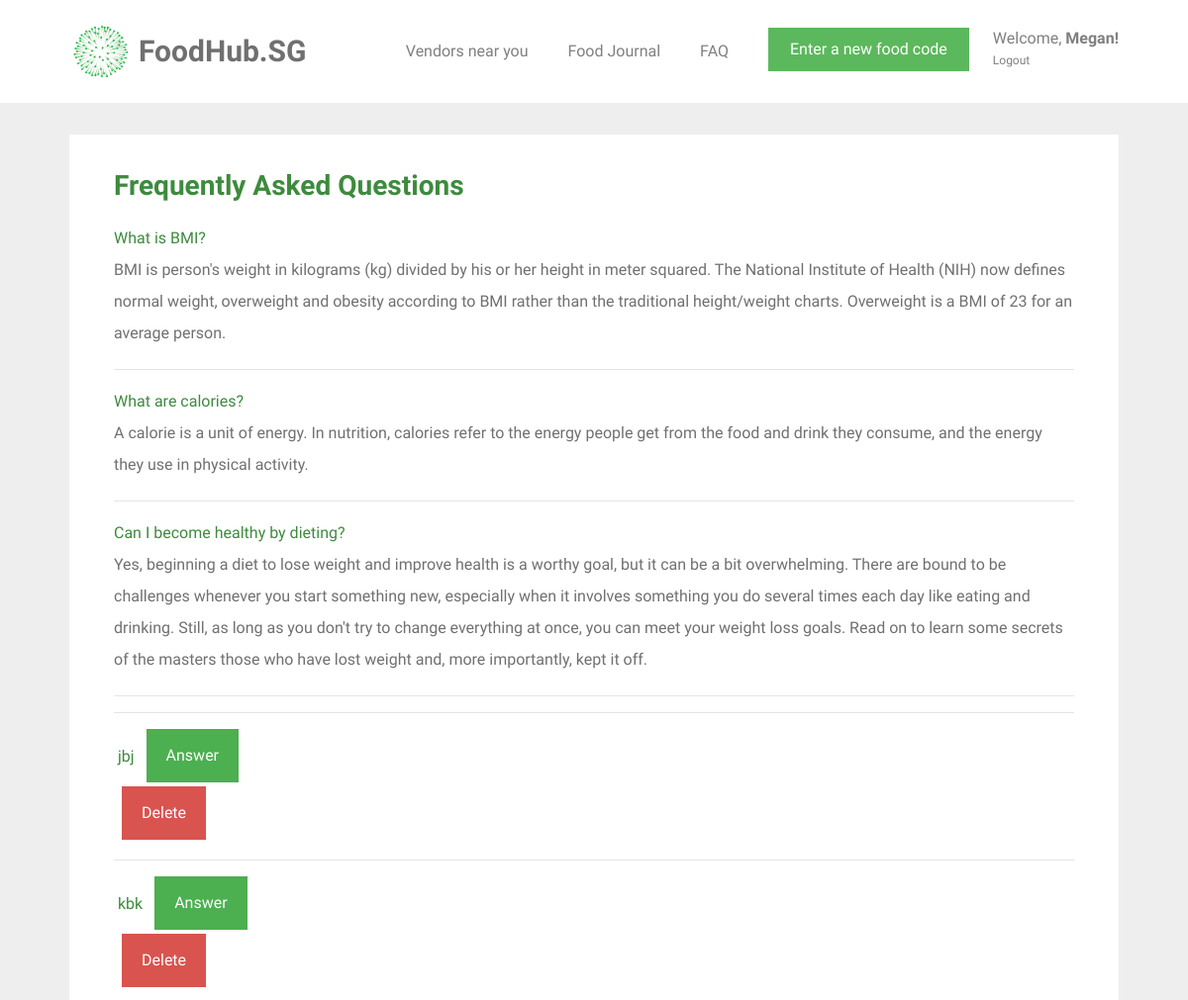
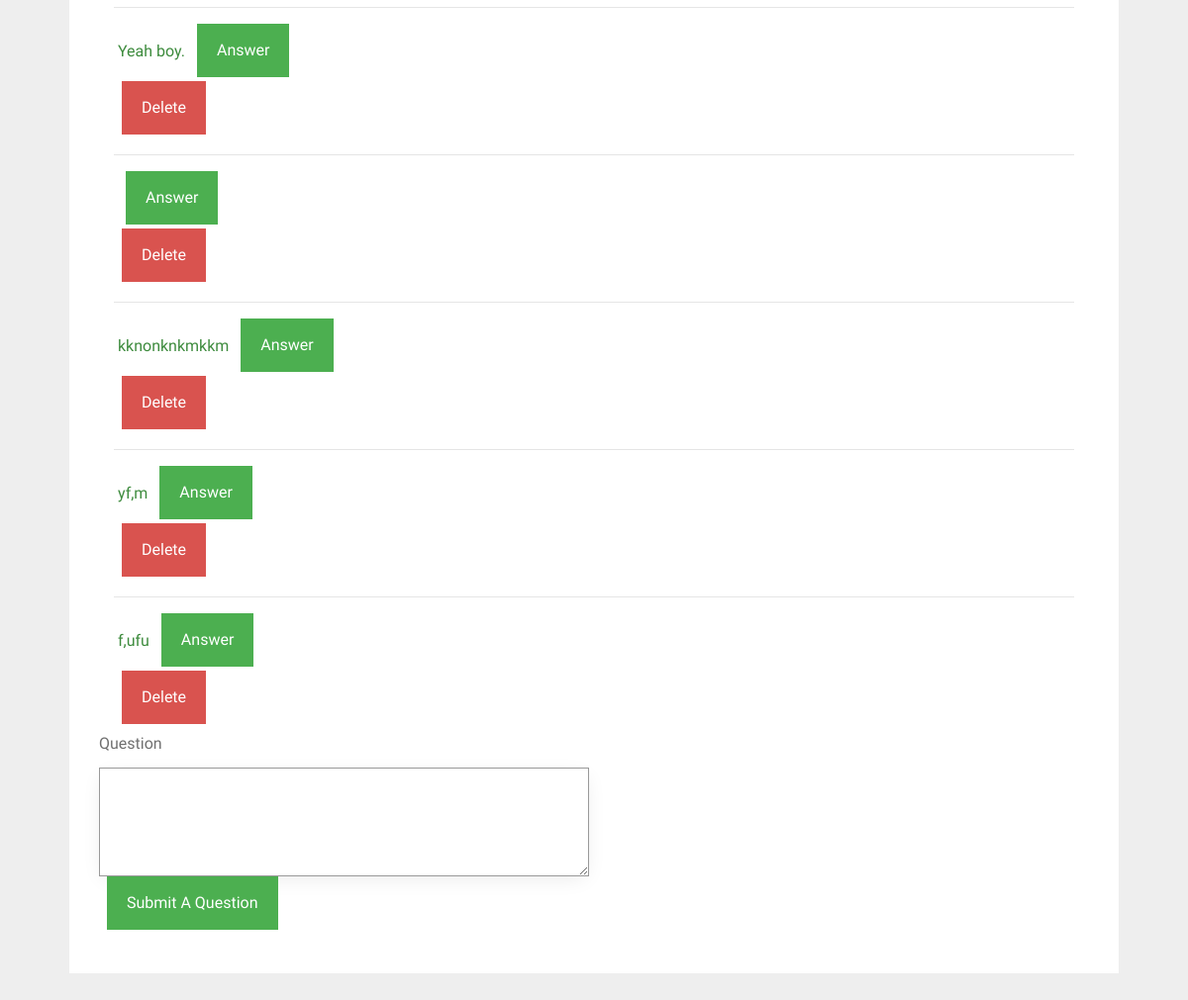
/faq (signed in), run on the app's committed database (2 pictures, top to bottom).
### tables this page shows
CREATE TABLE "user" (
	`id`	INTEGER PRIMARY KEY AUTOINCREMENT,
	`name`	TEXT NOT NULL,
	`email`	VARCHAR ( 512 ) NOT NULL UNIQUE,
	`password`	TEXT NOT NULL,
	`height`	INTEGER NOT NULL,
	`weight`	INTEGER NOT NULL,
	`location`	TEXT NOT NULL
);

CREATE TABLE question_and_answer (
  id INTEGER PRIMARY KEY AUTOINCREMENT,
  question TEXT,
  answer TEXT
);

### foodhubsg/user.py (the view, shortened to what this page needs)
@bp.route('/faq', methods=('GET', 'POST'))
@login_required
def faq():
    db = get_db()
    queries = db.execute('SELECT id, question FROM question_and_answer').fetchall()
    return render_template('user/faq.html', queries=queries)

### foodhubsg/auth.py (called while the page is built)
def login_required(view):
    @functools.wraps(view)
    def wrapped_view(**kwargs):
        if g.user is None:
            return redirect(url_for('auth.login'))
        return view(**kwargs)
    return wrapped_view

@bp.before_app_request
def load_logged_in_user():
    user_id = session.get('user_id')
    if user_id is None:
        g.user = None
    else:
        g.user = get_db().execute(
            'SELECT * FROM user WHERE id = ?', (user_id,)
        ).fetchone()

### foodhubsg/db.py (called while the page is built)
def get_db():
    if 'db' not in g:
        g.db = sqlite3.connect(
            current_app.config['DATABASE'],
            detect_types=sqlite3.PARSE_DECLTYPES
        )
        g.db.row_factory = sqlite3.Row
    return g.db

### foodhubsg/templates/user/faq.html (shortened to what this page needs)
{% extends 'base.html' %}
{% block content %}
<div id="colorlib-container">
    <div class="container">
        <div class="box1">
        <div class="row row-pb-md">
            <div class="col-md-12">
                    <h3 class="font_color"><b>Frequently Asked Questions</b></h3>
                    <b class="font_color">What is BMI?</b>
                    <p>BMI is person's weight in kilograms (kg) divided by his or her height in meter squared. The National Institute of Health (NIH) now defines normal weight, overweight and obesity according to BMI rather than the traditional height/weight charts. Overweight is a BMI of 23 for an average person.</p>
                <hr>
                    <b class="font_color">What are calories?</b>
                    <p>A calorie is a unit of energy. In nutrition, calories refer to the energy people get from the food and drink they consume, and the energy they use in physical activity.</p>
                <hr>
                    <b class="font_color">Can I become healthy by dieting?</b>
                    <p>Yes, beginning a diet to lose weight and improve health is a worthy goal, but it can be a bit overwhelming. There are bound to be challenges whenever you start something new, especially when it involves something you do several times each day like eating and drinking. Still, as long as you don't try to change everything at once, you can meet your weight loss goals. Read on to learn some secrets of the masters those who have lost weight and, more importantly, kept it off.</p>
                <hr>
                    {% for query in queries %}
                        <form method="get" id="answer-link" action="{{ url_for('user.answer', id=query[0]) }}">
                        <hr>
                         <b class="font_color"> {{ query[1] }}</b>
                        <input type="submit" value="Answer" name="answer" class="btn btn-primary" style="background-color: #4CAF50; height: 54px; margin-left: 0.5em;">
                        </form>
                        <input type="submit" value="Delete" onclick="confirm_removal()" name="delete" class="btn btn-primary" style="background-color: #d9534f; height: 54px; margin-left: 0.5em;">
                    {% endfor %}
            </div>
                <form method="post" action="" id="query-form">
                    <label for="query">Question</label>
                    <textarea id="query" name="query" form="query-form" class="form-control" rows="4" cols="50">
                    </textarea>
                    <input type="submit" id="delete-button" value="Submit A Question" name="action" class="btn btn-primary" style="background-color: #4CAF50; height: 54px; margin-left: 0.5em;">
                </form>
        </div>
        </div>
    </div>
</div>
{% endblock %}

### foodhubsg/templates/base.html (shortened to what this page needs)
<!doctype html>
<link rel="stylesheet" href="https://cdnjs.cloudflare.com/ajax/libs/font-awesome/4.7.0/css/font-awesome.min.css">
<link rel="stylesheet" href="https://stackpath.bootstrapcdn.com/bootstrap/4.1.3/css/bootstrap.min.css">
<link rel="stylesheet" href="../static/css/animate.css">
<link rel="stylesheet" href="../static/css/icomoon.css">
<link rel="stylesheet" href="../static/css/magnific-popup.css">
<link rel="stylesheet" href="../static/css/flexslider.css">
<link rel="stylesheet" href="../static/css/owl.carousel.min.css">
<link rel="stylesheet" href="../static/css/owl.theme.default.min.css">
<link rel="stylesheet" href="../static/css/style.css">
    {% block navbar %}
        <nav class="navbar navbar-light bg-white">
            <div class="container">
                <a class="navbar-brand" href="{{ url_for('index') }}">
                    <img src="../static/images/healthhub-logo.png" width="65px" height="60px" class="d-inline-block align-top" alt="FoodHub.SG Logo">
                    <span id="webname">FoodHub.SG</span>
                </a>
                {% if g.user %}
                    <ul class="navbar-nav ml-auto">
                        <li class="nav-item">
                            <a class="nav-link" href="{{ url_for('vendors.vendors') }}">Vendors near you</a>
                        </li>
                        <li class="nav-item">
                            <a class="nav-link" href="{{ url_for('food.food_journal') }}">Food Journal</a>
                        </li>
                        <li class="nav-item">
                            <a class="nav-link" href="{{ url_for('user.faq') }}">FAQ</a>
                        </li>
                        <li class="nav-item">
                            <a href="{{ url_for('food.food_journal') }}"><button type="button" class="btn btn-success">Enter a new food code</button></a>
                        </li>
                        <li class="nav-item settings nav-link">
                            <a class="nav-link" id="settings-link" href="{{ url_for('user.user_settings')}}">
                                Welcome, <span id="nav-name">{{ g.user['name'] }}!</span>
                            </a>
                            <a class="nav-link" id="logout-link" href="{{ url_for('auth.logout') }}">
                                Logout
                            </a>
                        </li>
                    </ul>
                {% endif %}
                {% endblock %}
            </div>
        </nav>
<section class="content">
    {% block content %}{% endblock %}
</section>

### foodhubsg/static/css/style.css (style rules this page uses)
.font_color { color: #3d8b3d; }
a { color: #F6490D; -webkit-transition: 0.5s; -o-transition: 0.5s; transition: 0.5s; }
p { margin-bottom: 20px; }
h1, h2, h3, h4, h5, h6, figure { color: #707070; font-weight: 400; margin: 0 0 20px 0; }
#colorlib-container, #colorlib-instagram, #colorlib-about, #colorlib-contact, #colorlib-footer { padding: 2em 0; clear: both; }
.content { display: block; }
.form-control { -webkit-box-shadow: none; -moz-box-shadow: none; -ms-box-shadow: none; -o-box-shadow: none; box-shadow: none; border: none; font-size: 16px !important; font-weight: 300; -webkit-border-radius: 0px; -moz-border-radius: 0px; -ms-border-radius: 0px; border-radius: 0px; }
.btn { margin-right: 4px; margin-bottom: 4px; font-size: 16px; font-weight: 400; -webkit-border-radius: 30px; -moz-border-radius: 30px; -ms-border-radius: 30px; border-radius: 30px; -webkit-transition: 0.5s; -o-transition: 0.5s; transition: 0.5s; padding: 8px 20px; }
.btn-primary { background: #F6490D; color: #fff; }
.btn-success { background: #5cb85c; color: #fff; border: 2px solid #5cb85c; }
.form-control { -webkit-box-shadow: none; box-shadow: none; background: transparent; border: 1px solid rgba(0, 0, 0, 0.1); height: 54px; font-size: 18px; font-weight: 300; }
.row-pb-md { padding: 2em !important; }
.btn-primary { border-radius: 0; border-width: 0; }
.btn { border-radius: 0; }
.form-control { border-width: 0.2px; border-color: #999999; box-shadow: 0 5px 20px -5px rgba(0,0,0,0.1); }
.box1 { background: #ffffff; padding: 0.5em; margin-bottom: 3em; transition: box-shadow 0.5s; }
.row.row-pb-md { margin: -5px -10px 0 -10px; }
.container { padding-right: 2.5em; padding-left: 2.5em; }
#nav-name { font-weight: bold; }
.navbar-nav { flex-direction: row; }
.nav-item { padding: 10px 10px 10px 10px; margin: 10px; }
.navbar-nav > .settings { position: relative; display: block; margin-right: 0; padding-right: 0; margin-left: 0; padding-left: 0; color: #4CAF50; }
.settings > .nav-link { line-height: 22px; padding: 0; }
#logout-link { font-size: 12px; }
#webname { color: #707070; font-weight: bold; font-size: 30px; }
.bg-white { background-color: white; }

### data on the page
user: user.name "Megan"
question_and_answer: question "jbj"
question_and_answer: question "kbk"
question_and_answer: question "Yeah boy."
question_and_answer: question "kknonknkmkkm"
question_and_answer: question "yf,m"
question_and_answer: question "f,ufu"
